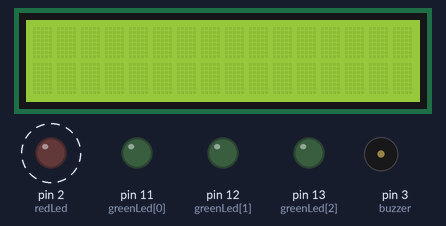
Bench run of a sketch on a simulated Arduino Uno, built with avr-gcc and run on an emulated ATmega328P. On the bench: 16×2 character LCD, output pins drawn as LEDs (lit = HIGH), buzzer (waves = sounding). Dashed ring = blinking. What the sketch prints to the serial monitor is not drawn.

Above: at 0.66 s.
Timing chart, 0 to 3.6 s (numbered marks = the images above):
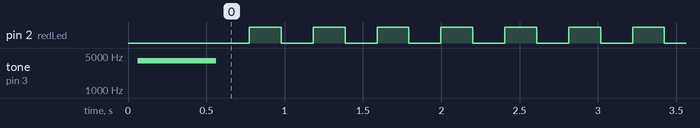

Measured:
- by itself, pin 2 (redLed): alternates HIGH for 0.20 s and LOW for 0.20 s

The sketch:

mainlcd.ino
```cpp
#include <LiquidCrystal.h>

#define redLed 2
#define buzzer 3
//#define button 13
int btnRIGHT  =0;
int btnUP     =1;
int btnDOWN   =2;
int btnLEFT   =3;
int btnSELECT =4;
int btnNONE   =5;

int read_buttons(){               // read the buttons
  int adc_key_in = analogRead(0);       // read the value from the sensor

    // my buttons when read are centered at these valies: 0, 144, 329, 504, 741
    // we add approx 50 to those values and check to see if we are close
    // We make this the 1st option for speed reasons since it will be the most likely result

    if (adc_key_in > 1000) return btnNONE;

    // For V1.1 us this threshold
    if (adc_key_in < 50)   return btnRIGHT;
    if (adc_key_in < 250)  return btnUP;
    if (adc_key_in < 450)  return btnDOWN;
    if (adc_key_in < 650)  return btnLEFT;
    if (adc_key_in < 850)  return btnSELECT;

   // For V1.0 comment the other threshold and use the one below:
   /*
     if (adc_key_in < 50)   return btnRIGHT;
     if (adc_key_in < 195)  return btnUP;
     if (adc_key_in < 380)  return btnDOWN;
     if (adc_key_in < 555)  return btnLEFT;
     if (adc_key_in < 790)  return btnSELECT;
   */

    return btnNONE;                // when all others fail, return this.
}

int greenLed[]={11,12,13};
int sound[]={A0,A1,A2};
boolean distressMode=false;

LiquidCrystal lcd(8, 9, 4, 5, 6, 7);
boolean right=true;
boolean prevButton=false;


void setup() {
  lcd.begin(16,2);
  Serial.begin(9600);
  pinMode(redLed,OUTPUT);
  pinMode(buzzer,OUTPUT);
  for(int i=0;i<6;i++){
  pinMode(greenLed[i],OUTPUT);}
  pinMode(buzzer,OUTPUT);
  //pinMode(button,INPUT);
  Serial.println("Done setting up Ports");
  tone(buzzer,4000);
  delay(500);
  noTone(buzzer);
  digitalWrite(redLed,HIGH);


}

void loop() {
  delay(7);

  if(distressMode){

  //flashLights(right);
  siren();

  }
  else{
    digitalWrite(redLed,HIGH);
    for(int i=0;i<6;i++){

    digitalWrite(greenLed[i],LOW);}
    distressMode=checkDistress();


    }//TODO make detection mode for distress.

 // checkButton();//TODO Change to stop distress after checkDistress works. Also make button press logic better
  if(!distressMode)

  noTone(buzzer);
  else flashRedLed();


}
boolean checkDistress(){//TODO
  int soundVals[]={analogRead(A0),analogRead(A1),analogRead(A2)}; //0 is left, 1 is middle, 2 is right
  int flame[]={analogRead(A3),analogRead(A4)};//a3 is left a4 is right

  if(flame[0]>=100){right=false;return true;}
  if(flame[1]>=100){right=true;return true;}
  if(soundVals[0]>=100&&soundVals[1]>=50&&soundVals[2]>=100){
    if(soundVals[0]>soundVals[2])right=false;
    else right=true;
    Serial.println("Informed decision had to be made!");
    return true;
    }
  if(soundVals[0]>=100&&soundVals[1]>=50){right=false;return true;}
  if(soundVals[2]>=100&&soundVals[1]>=50){right=true;return true;}


  return false;

 }
long timerbutton=0;
void checkButton(){
 // Serial.println(right);
  //if(millis()-timerbutton>5)timerbutton=millis();
  //else return;
  if(read_buttons()==btnSELECT&&!prevButton){
  distressMode=false;
  tone(buzzer,6000);
  delay(200);
  prevButton=true;
  }
  if(read_buttons()==btnNONE&&prevButton)
  prevButton=false;
 }

int onLed=0;
long timer=0;
//parameter is direction. Call every loop
void flashLights(boolean dir){
  if(millis()-timer>=200){timer=millis();}
  else return;


  for(int i=0;i<6;i++){

  digitalWrite(greenLed[i],LOW);}
  digitalWrite(greenLed[onLed],HIGH);

  if(dir)
  onLed++;
  else onLed--;

  if(onLed>5)onLed=0;
  if(onLed<0)onLed=5;


  }


 boolean rise=true;
 const int FREQ_TOP=5000;
 const int FREQ_BOT=2000;
 int freq=2000;
//turn off with noTone(buzzer)
void siren(){

if(freq>FREQ_TOP)rise=false;
else if(freq<FREQ_BOT)rise=true;
if(rise) freq+=10;
else freq-=10;
tone(buzzer,freq);
//Serial.println(freq);


}


long redtimer=0;
boolean on=false;
void flashRedLed(){
  if(millis()-redtimer>200){redtimer=millis();}
  else return;
  if(on)
  digitalWrite(redLed,HIGH);
  else digitalWrite(redLed,LOW);
  on=!on;


  }
```
